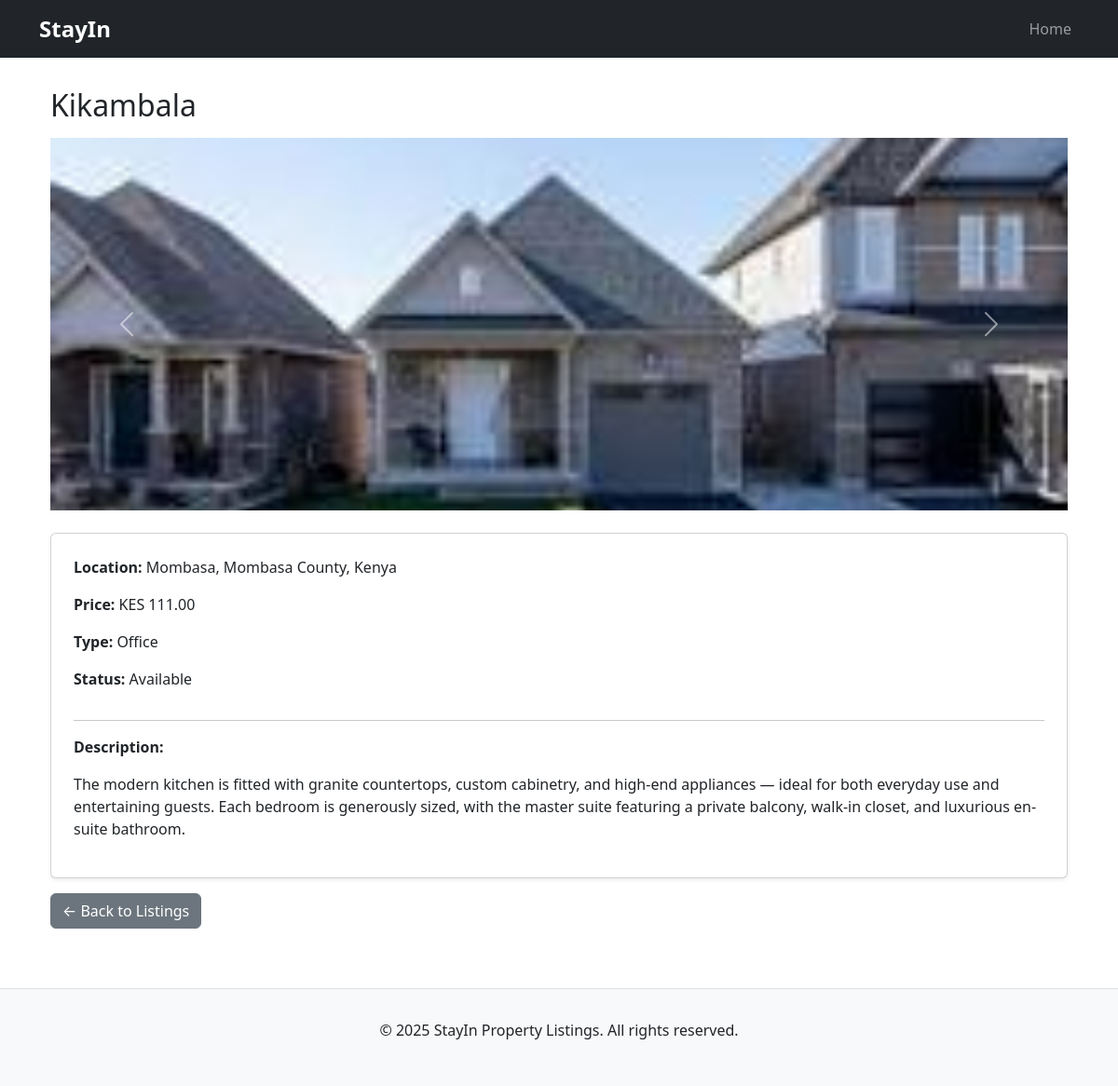
Screenshot of /property/5/ with the database file from the repository.
### PropertyApp/models.py (models this page shows, shortened)
class Property(models.Model):
    title = models.CharField(max_length=200)
    description = models.TextField()
    location = models.CharField(max_length=200)
    price = models.DecimalField(max_digits=10, decimal_places=2)
    property_type = models.CharField(max_length=50, choices=[
        ('apartment', 'Apartment'),
        ('house', 'House'),
        ('office', 'Office'),
        ('land', 'Land')
    ])
    is_booked = models.BooleanField(default=False)
    cover_image = models.ImageField(upload_to='property_images/', default='property_images/list.jpeg')  # ✅ move this here

class PropertyImage(models.Model):
    property = models.ForeignKey(Property, related_name='images', on_delete=models.CASCADE)
    cover_image = models.ImageField(
        upload_to='property_images/',  # Folder where images will be saved
        null=True,  # Allow null for existing properties
        blank=True,  # Allow empty for the cover image in case it's not set
        default='property_images/list.jpeg'  # Default image if no cover image is provided
    )

### PropertyApp/views.py (the view)
# urls.py: path('property/<int:pk>/', views.property_detail, name='property_detail'),
def property_detail(request, pk):
    property = get_object_or_404(Property, pk=pk)
    images = PropertyImage.objects.filter(property=property)
    return render(request, 'listings/property_detail.html', {
        'property': property,
        'images': images
    })

### PropertyApp/templates/listings/property_detail.html (shortened to what this page needs)
{% extends 'base.html' %}
{% block content %}
<div class="container mt-4">
    <h2 class="mb-3">{{ property.title }}</h2>
    {% if images %}
    <div id="propertyCarousel" class="carousel slide mb-4" data-bs-ride="carousel">
        <div class="carousel-inner">
            {% for image in images %}
            <div class="carousel-item {% if forloop.first %}active{% endif %}">
                <img src="{{ image.cover_image.url }}" class="d-block w-100" alt="{{ property.title }}" style="height: 400px; object-fit: cover;">
            </div>
            {% endfor %}
        </div>
        <button class="carousel-control-prev" type="button" data-bs-target="#propertyCarousel" data-bs-slide="prev">
            <span class="carousel-control-prev-icon" aria-hidden="true"></span>
        </button>
        <button class="carousel-control-next" type="button" data-bs-target="#propertyCarousel" data-bs-slide="next">
            <span class="carousel-control-next-icon" aria-hidden="true"></span>
        </button>
    </div>
    {% else %}
    <p>No images available for this property.</p>
    {% endif %}
    <div class="card p-4 shadow-sm">
        <p><strong>Location:</strong> {{ property.location }}</p>
        <p><strong>Price:</strong> KES {{ property.price }}</p>
        <p><strong>Type:</strong> {{ property.get_property_type_display }}</p>
        <p><strong>Status:</strong> {% if property.is_booked %}Booked{% else %}Available{% endif %}</p>
        <hr>
        <p><strong>Description:</strong></p>
        <p>{{ property.description }}</p>
    </div>
    <a href="{% url 'property_list' %}" class="btn btn-secondary mt-3">← Back to Listings</a>
</div>
{% endblock %}

### PropertyApp/templates/base.html (style rules this page uses)
body { padding-top: 70px; }

### rows the page displays
Property: title "Kikambala", location "Mombasa, Mombasa County, Kenya", price "111.00", property_type "Office", description "The modern kitchen is fitted with granite countertops, custom cabinetry, and high-end appliances — ideal for both everyday use and entertaining guests. Each bedroom is generously sized, with the master suite featuring a private balcony, walk-in closet, and luxurious en-suite bathroom."
PropertyImage: cover_image (picture)

### other values shown
{{ year|default:2025 }} "2025"
